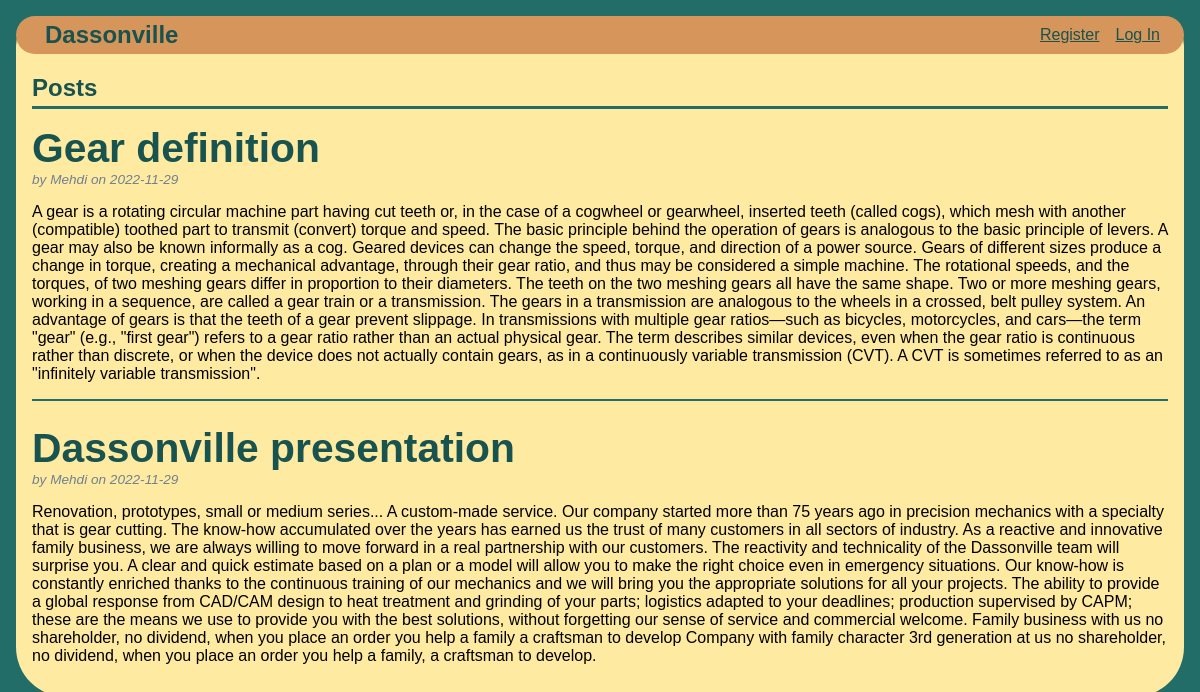
The page / on the database its author committed.
### tables this page shows
CREATE TABLE post (
  id INTEGER PRIMARY KEY AUTOINCREMENT,
  author_id INTEGER NOT NULL,
  created TIMESTAMP NOT NULL DEFAULT CURRENT_TIMESTAMP,
  title TEXT NOT NULL,
  body TEXT NOT NULL,
  FOREIGN KEY (author_id) REFERENCES user (id)
);

CREATE TABLE user (
  id INTEGER PRIMARY KEY AUTOINCREMENT,
  username TEXT UNIQUE NOT NULL,
  password TEXT NOT NULL
);

### flaskr/blog.py (the view)
@bp.route('/')
def index():
    db = get_db()
    posts = db.execute(
        'SELECT p.id, title, body, created, author_id, username'
        ' FROM post p JOIN user u ON p.author_id = u.id'
        ' ORDER BY created DESC'
    ).fetchall()
    return render_template('blog/index.html', posts=posts)

### flaskr/auth.py (called while the page is built)
@bp.before_app_request
def load_logged_in_user():
    user_id = session.get('user_id')
    if user_id is None:
        g.user = None
    else:
        g.user = get_db().execute(
            'SELECT * FROM user WHERE id = ?', (user_id,)
        ).fetchone()

### flaskr/db.py (called while the page is built)
def get_db():
    if 'db' not in g:
        g.db = sqlite3.connect(
            current_app.config['DATABASE'],
            detect_types=sqlite3.PARSE_DECLTYPES
        )
        g.db.row_factory = sqlite3.Row
    return g.db

### flaskr/templates/blog/index.html (shortened to what this page needs)
{% extends 'base.html' %}
{% block header %}
  <h1>{% block title %}Posts{% endblock %}</h1>
{% endblock %}
{% block content %}
  {% for post in posts %}
    <article class="post">
      <header>
        <div>
          <h1>{{ post['title'] }}</h1>
          <div class="about">by {{ post['username'] }} on {{ post['created'].strftime('%Y-%m-%d') }}</div>
        </div>
      </header>
      <p class="body">{{ post['body'] }}</p>
    </article>
    {% if not loop.last %}
      <hr>
    {% endif %}
  {% endfor %}
{% endblock %}

### flaskr/templates/base.html (shortened to what this page needs)
<!doctype html>
<link rel="stylesheet" href="{{ url_for('static', filename='style.css') }}">
<link rel="stylesheet" href="{{ url_for('static', filename='museum_style.css') }}">
<nav>
  <h1><a href="{{ url_for('blog.index') }}">Dassonville</a></h1>
  <ul>
    {% if g.user %}
      <li><a href="{{ url_for('blog.index') }}">Blog</a>
      <li><a href="{{ url_for('museum.index') }}">The Museum</a>
      <li><span>{{ g.user['username'] }}</span>
      <li><a href="{{ url_for('auth.logout') }}">Log Out</a>
    {% else %}
      <li><a href="{{ url_for('auth.register') }}">Register</a>
      <li><a href="{{ url_for('auth.login') }}">Log In</a>
    {% endif %}
  </ul>
</nav>
<section class="content">
  <header>
    {% block header %}{% endblock %}
  </header>
  {% block content %}{% endblock %}
</section>

### flaskr/static/style.css (style rules this page uses)
h1 { font-family: sans-serif; color: #18534F; margin: 1rem 0; }
a { color: #18534F; }
hr { border: none; border-top: 2px solid #226D68; }
nav { border-bottom-left-radius: 80px 80px; border-bottom-right-radius: 80px 80px; border-top-left-radius: 80px 80px; border-top-right-radius: 80px 80px; background: #D6955B; display: flex; align-items: center; padding: 0 1rem; }
nav h1 { flex: auto; margin: 5px; }
nav h1 a { text-decoration: none; padding: 0.25rem 0.5rem; }
nav ul { display: flex; list-style: none; margin: 0; padding: 0; }
nav ul li a, nav ul li span, header .action { display: block; padding: 0.5rem; }
.content { padding: 1rem ; min-height: 600px; }
.content > header { border-bottom: 3px solid #226D68 ; display: flex; align-items: flex-start; }
.content > header h1 { flex: auto; margin: 0.25rem 0 0.25rem 0; }
.post > header { display: flex; align-items: flex-end; font-size: 0.85em; }
.post > header > div:first-of-type { flex: auto; }
.post > header h1 { font-size: 3em; margin-bottom: 0; }
.post .about { color: slategray; font-style: italic; }
.post .body { white-space: normal; }
.content:last-child { margin-bottom: 0; }

### rows shown on the page
post: title "Gear definition", username "Mehdi", created "2022-11-29", body "A gear is a rotating circular machine part having cut teeth or, in the case of a cogwheel or gearwheel, inserted teeth (called cogs), which mesh with another (compatible) toothed part to transmit (convert) torque and speed. The basic principle behind the operation of gears is analogous to the basic principle of levers. A gear may also be known informally as a cog. Geared devices can change the speed, torque, and direction of a power source. Gears of different sizes produce a change in torque, creating a mechanical advantage, through their gear ratio, and thus may be considered a simple machine. The rotational speeds, and the torques, of two meshing gears differ in proportion to their…"
post: title "Dassonville presentation", username "Mehdi", created "2022-11-29", body "Renovation, prototypes, small or medium series... A custom-made service. Our company started more than 75 years ago in precision mechanics with a specialty that is gear cutting. The know-how accumulated over the years has earned us the trust of many customers in all sectors of industry. As a reactive and innovative family business, we are always willing to move forward in a real partnership with our customers. The reactivity and technicality of the Dassonville team will surprise you. A clear and quick estimate based on a plan or a model will allow you to make the right choice even in emergency situations. Our know-how is constantly enriched thanks to the continuous training of our mechanics…"
